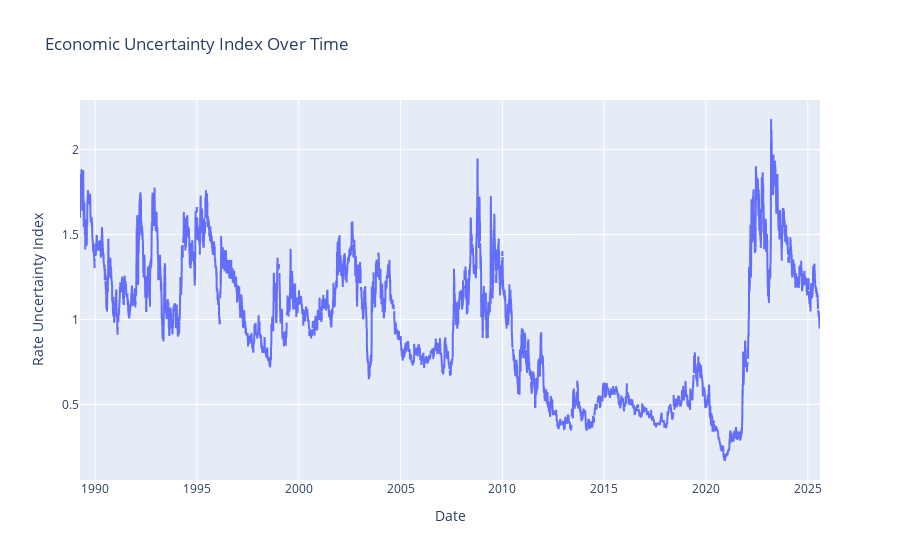

Here is the notebook cell this chart was saved with:
### Code cell
uncertainty_fig =  px.line(df_rate_uncertainty, x='Date', y='Rate Uncertainty Index', title='Economic Uncertainty Index Over Time')
uncertainty_fig.show()

### Figure 1 — Plotly figure (JSON) as saved in the notebook; plotly's stock layout.template omitted (floating-point values rounded to 4 significant figures; data arrays with more than 128 entries replaced by an {"elided": "..."} marker saying what was removed)
{"data": [{"hovertemplate": "Date=%{x}<br>Rate Uncertainty Index=%{y}<extra></extra>", "legendgroup": "", "line": {"color": "#636efa", "dash": "solid"}, "marker": {"symbol": "circle"}, "mode": "lines", "name": "", "showlegend": false, "type": "scattergl", "x": {"elided": "9484 str values"}, "xaxis": "x", "y": {"elided": "9484 float values"}, "yaxis": "y"}], "layout": {"legend": {"tracegroupgap": 0}, "title": {"text": "Economic Uncertainty Index Over Time"}, "xaxis": {"anchor": "y", "domain": [0, 1], "title": {"text": "Date"}}, "yaxis": {"anchor": "x", "domain": [0, 1], "title": {"text": "Rate Uncertainty Index"}}}}
